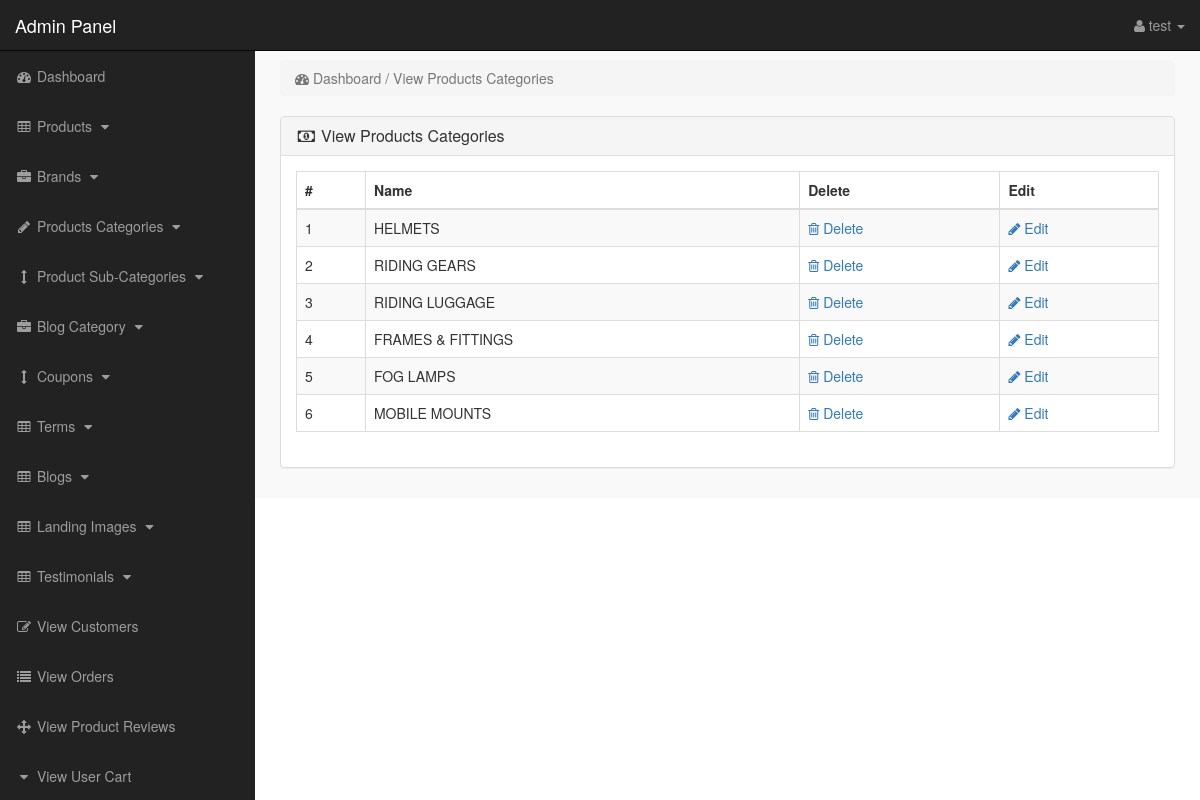
The page /admin_area/index?view_p_cats (signed in) on the database its author committed.
### tables this page shows
CREATE TABLE `product_categories` (
  `p_cat_id` int(10) NOT NULL,
  `p_cat_title` text NOT NULL,
  `p_cat_top` text NOT NULL
);

### admin_area/view_p_cats.php (the view)
<?php
if(!isset($_SESSION['admin_email'])){
echo "<script>window.open('login','_self')</script>";
}
else {
?>
<div class="row">
<div class="col-lg-12">
<ol class="breadcrumb">
<li class="active">
<i class="fa fa-dashboard"></i> Dashboard / View Products Categories
</li>
</ol>
</div>
</div>
<div class="row">
<div class="col-lg-12">
<div class="panel panel-default">
<div class="panel-heading">
<h3 class="panel-title">
<i class="fa fa-money fa-fw"> </i> View Products Categories
</h3>
</div>
<div class="panel-body">
<div class="table-responsive">
<table class="table table-bordered table-hover table-striped">
<thead>
<tr>
<th>#</th>
<th>Name</th>
<th>Delete</th>
<th>Edit</th>
</tr>
</thead>
<tbody>
<?php
$i=0;
$get_p_cats = "select * from product_categories";
$run_p_cats = mysqli_query($con,$get_p_cats);
while($row_p_cats = mysqli_fetch_array($run_p_cats)){
$p_cat_id = $row_p_cats['p_cat_id'];
$p_cat_title = $row_p_cats['p_cat_title'];
$i++;
?>
<tr>
<td> <?php echo $i; ?> </td>
<td> <?php echo $p_cat_title; ?> </td>
<td>
<a href="index?delete_p_cat=<?php echo $p_cat_id; ?>">
<i class="fa fa-trash-o"></i> Delete
</a>
</td>
<td>
<a href="index?edit_p_cat=<?php echo $p_cat_id; ?>">
<i class="fa fa-pencil"></i> Edit
</a>
</td>
</tr>
<?php } ?>
</tbody>
</table>
</div>
</div>
</div>
</div>
</div>
<?php } ?>

### admin_area/includes/sidebar.php (shortened to what this page needs)
<?php
if (!isset($_SESSION['admin_email'])) {
    echo "<script>window.open('login','_self')</script>";
} else {
?>
    <nav class="navbar navbar-inverse navbar-fixed-top">
        <div class="navbar-header">
            <a class="navbar-brand" href="index?dashboard">Admin Panel</a>
        </div>
        <ul class="nav navbar-right top-nav">
            <li class="dropdown">
                <a href="#" class="dropdown-toggle" data-toggle="dropdown">
                    <i class="fa fa-user"></i>
                    <?php echo $admin_name; ?> <b class="caret"></b>
                </a>
            </li>
        </ul>
        <div class="collapse navbar-collapse navbar-ex1-collapse">
            <ul class="nav navbar-nav side-nav">
                <li>
                    <a href="index?dashboard">
                        <i class="fa fa-fw fa-dashboard"></i> Dashboard
                    </a>
                </li>
                <li>
                    <a href="#" data-toggle="collapse" data-target="#products">
                        <i class="fa fa-fw fa-table"></i> Products
                        <i class="fa fa-fw fa-caret-down"></i>
                    </a>
                </li>
                <li>
                    <a href="#" data-toggle="collapse" data-target="#manufacturers">
                        <i class="fa fa-fw fa-briefcase"></i> Brands
                        <i class="fa fa-fw fa-caret-down"></i>
                    </a>
                </li>
                <li>
                    <a href="#" data-toggle="collapse" data-target="#p_cat">
                        <i class="fa fa-fw fa-pencil"></i> Products Categories
                        <i class="fa fa-fw fa-caret-down"></i>
                    </a>
                </li>
                <li>
                    <a href="#" data-toggle="collapse" data-target="#cat">
                        <i class="fa fa-fw fa-arrows-v"></i> Product Sub-Categories
                        <i class="fa fa-fw fa-caret-down"></i>
                    </a>
                </li>
                <li>
                    <a href="#" data-toggle="collapse" data-target="#blog_category">
                        <i class="fa fa-fw fa-briefcase"></i> Blog Category
                        <i class="fa fa-fw fa-caret-down"></i>
                    </a>
                </li>
                <li>
                    <a href="#" data-toggle="collapse" data-target="#coupons">
                        <i class="fa fa-fw fa-arrows-v"></i> Coupons
                        <i class="fa fa-fw fa-caret-down"></i>
                    </a>
                </li>
                <li>
                    <a href="#" data-toggle="collapse" data-target="#terms">
                        <i class="fa fa-fw fa-table"></i> Terms
                        <i class="fa fa-fw fa-caret-down"></i>
                    </a>
                </li>
                <li>
                    <a href="#" data-toggle="collapse" data-target="#blogs">
                        <i class="fa fa-fw fa-table"></i> Blogs
                        <i class="fa fa-fw fa-caret-down"></i>
                    </a>
                </li>
                <li>
                    <a href="#" data-toggle="collapse" data-target="#landing_images">
                        <i class="fa fa-fw fa-table"></i> Landing Images
                        <i class="fa fa-fw fa-caret-down"></i>
                    </a>
                </li>
                <li>
                    <a href="#" data-toggle="collapse" data-target="#testimonials">
                        <i class="fa fa-fw fa-table"></i> Testimonials
                        <i class="fa fa-fw fa-caret-down"></i>
                    </a>
                </li>
                <li>
                    <a href="index?view_customers">
                        <i class="fa fa-fw fa-edit"></i> View Customers
                    </a>
                </li>
                <li>
                    <a href="index?view_orders">
                        <i class="fa fa-fw fa-list"></i> View Orders
                    </a>
                </li>
                <li>
                    <a href="index?view_product_reviews">
                        <i class="fa fa-fw fa-arrows"></i> View Product Reviews
                    </a>
                </li>
                <li>
                    <a href="index?view_user_cart">
                        <i class="fa fa-fw fa-caret-down"></i> View User Cart
                    </a>
                </li>
            </ul>
        </div>
    </nav>
<?php } ?>

### admin_area/css/style.css (style rules this page uses)
body { margin-top:100px; }
@media (min-width: 768px) { body { margin-top:50px; } }
.top-nav { padding:0 15px; }
.top-nav>li { display:inline-block; float:left; }
.top-nav>li>a { padding-top:15px; padding-bottom:15px; line-height:20px; color:#999; }
@media (min-width: 768px) { .side-nav { position:fixed; top:51px; width:255px; border-radius:0; overflow-y:auto; background-color: #222; bottom:0; overflow-x:hidden; padding-bottom:40px; } }
@media (min-width: 768px) { .side-nav>li>a { width:255px; } }
.panel-body { border-radius:5px; }

### rows shown on the page
product_categories: p_cat_title "HELMETS"
product_categories: p_cat_title "RIDING GEARS"
product_categories: p_cat_title "RIDING LUGGAGE"
product_categories: p_cat_title "FRAMES & FITTINGS"
product_categories: p_cat_title "FOG LAMPS"
product_categories: p_cat_title "MOBILE MOUNTS"

### other values the page prints
$admin_name "test"
